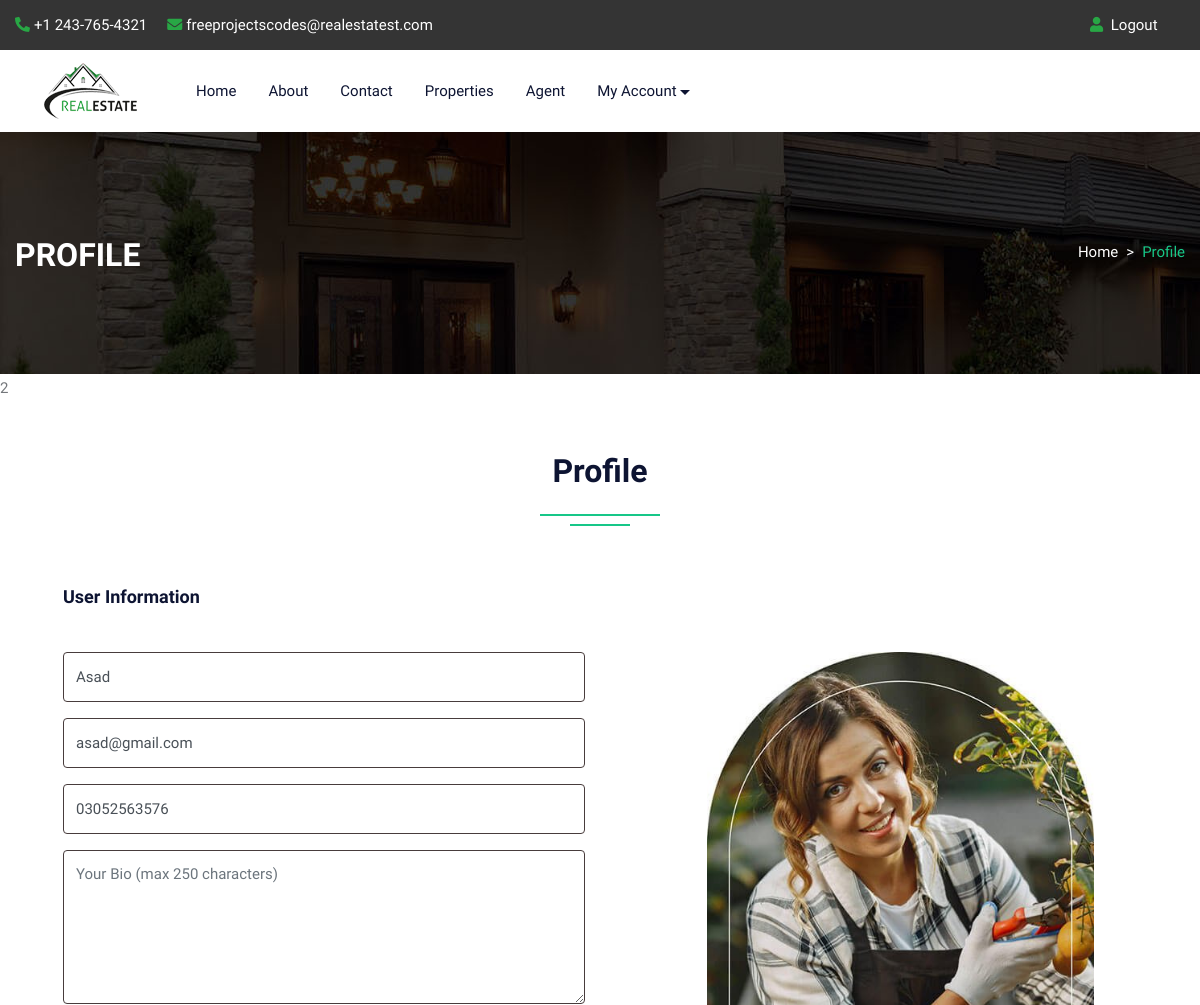
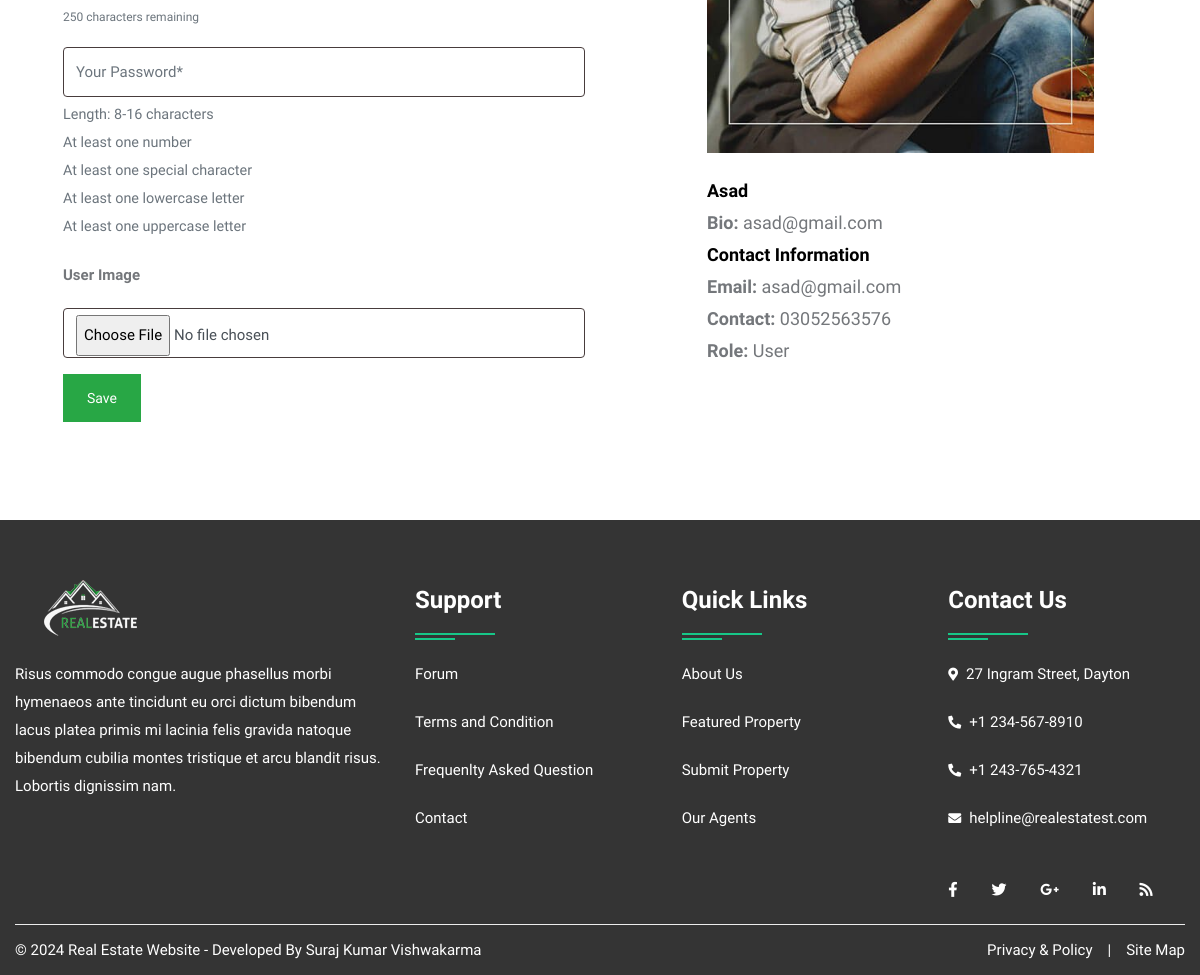
The page /profile.php (signed in) on the database its author committed (2 pictures, top to bottom).
### tables this page shows
CREATE TABLE `user` (
  `uid` int(50) NOT NULL,
  `uname` varchar(100) NOT NULL,
  `uemail` varchar(100) NOT NULL,
  `uphone` varchar(20) NOT NULL,
  `upass` varchar(200) NOT NULL,
  `utype` varchar(50) NOT NULL,
  `uimage` varchar(300) NOT NULL
);

### profile.php (the view, shortened to what this page needs)
<!DOCTYPE html>
<html lang="en">
<head>
<link rel="stylesheet" type="text/css" href="css/bootstrap.min.css">
<link rel="stylesheet" type="text/css" href="css/bootstrap-slider.css">
<link rel="stylesheet" type="text/css" href="css/jquery-ui.css">
<link rel="stylesheet" type="text/css" href="css/layerslider.css">
<link rel="stylesheet" type="text/css" href="css/color.css">
<link rel="stylesheet" type="text/css" href="css/owl.carousel.min.css">
<link rel="stylesheet" type="text/css" href="css/font-awesome.min.css">
<link rel="stylesheet" type="text/css" href="fonts/flaticon/flaticon.css">
<link rel="stylesheet" type="text/css" href="css/style.css">
<link rel="stylesheet" type="text/css" href="css/login.css">
</head>
<body>
<div id="page-wrapper">
    <div class="row">
		<?php include("include/header.php");?>
        <div class="banner-full-row page-banner" style="background-image:url('images/breadcromb.jpg');">
            <div class="container">
                <div class="row">
                    <div class="col-md-6">
                        <h2 class="page-name float-left text-white text-uppercase mt-1 mb-0"><b>Profile</b></h2>
                    </div>
                    <div class="col-md-6">
                        <nav aria-label="breadcrumb" class="float-left float-md-right">
                            <ol class="breadcrumb bg-transparent m-0 p-0">
                                <li class="breadcrumb-item text-white"><a href="#">Home</a></li>
                                <li class="breadcrumb-item active">Profile</li>
                            </ol>
                        </nav>
                    </div>
                </div>
            </div>
        </div>
            <?php
            $uid = $_SESSION['uid'];
            echo"$uid";
            ?>
        <div class="full-row">
            <div class="container">
                    <div class="row">
						<div class="col-lg-12">
							<h2 class="text-secondary double-down-line text-center">Profile</h2>
                        </div>
					</div>
                <div class="dashboard-personal-info p-5 bg-white">
                    <form action="#" method="post">
                        <h5 class="text-secondary border-bottom-on-white pb-3 mb-4">User Information</h5>
                        <?php
									$uid = $_SESSION['uid'];
                                    try {
                                        $sql = "SELECT * FROM `user` WHERE uid = :uid";
                                        $stmt = $pdo->prepare($sql);
                                        $stmt->bindParam(':uid', $uid, PDO::PARAM_INT);
                                        $stmt->execute();
                                        $results = $stmt->fetchAll(PDO::FETCH_ASSOC);
                                        foreach ($results as $row) {
								?>
                        <div class="row">
                            <div class="col-lg-6 col-md-12">
                                <div class="form-group">
                                    <input type="text"  name="name" value="<?php echo $row['uname'];?>" class="form-control" placeholder="Your Name*">
                                </div>
                                <div class="form-group">
                                    <input type="email"  name="email" value="<?php echo $row['uemail'];?>" class="form-control" placeholder="Your Email*">
								</div>
                                <div class="form-group">
                                    <input type="text"  name="phone" value="<?php echo $row['uphone'];?>" class="form-control" placeholder="Your Phone*" minlength="11" maxlength="11">
								</div>
                                <div class="form-group">
                                    <textarea id="bio" name="bio" class="form-control" placeholder="Your Bio (max 250 characters)" maxlength="250" rows="4"></textarea>
                                    <small id="charCount" class="form-text text-muted">250 characters remaining</small>
                                </div>
                                <div class="form-group">
                                    <input type="password" name="pass" id="password"  class="form-control" placeholder="Your Password*">
                                    <small id="passwordHelp" class="form-text text-muted password-validity">
                                        <ul>
                                            <li id="length" class="invalid">Length: 8-16 characters</li>
                                            <li id="number" class="invalid">At least one number</li>
                                            <li id="special" class="invalid">At least one special character</li>
                                            <li id="lower" class="invalid">At least one lowercase letter</li>
                                            <li id="upper" class="invalid">At least one uppercase letter</li>
                                        </ul>
                                    </small>
                                </div>
                                <div class="form-group">
                                    <label class="col-form-label"><b>User Image</b></label>
                                    <input class="form-control" name="uimage" type="file">
                                </div>
                                <button class="btn btn-success" name="update" value="update" type="submit">Save</button>
                            </div>
							</form>
                            <div class="col-lg-1"></div>
                            <div class="col-lg-5 col-md-12">
                                <div class="user-info mt-md-50"> <img src="admin/user/<?php echo $row['uimage'];?>" alt="userimage">
                                    <div class="font-18">
                                        <div class="mb-1 text-capitalize"><b style="color:black;"> <?php echo $row['uname'];?></b></div>
                                        <div class="mb-1 mt-1"><b>Bio:</b> <?php echo $row['uemail'];?></div>
                                        <div class="mb-1 mt-1"><b style="color:black;">Contact Information</b> </div>
                                        <div class="mb-1"><b>Email:</b> <?php echo $row['uemail'];?></div>
                                        <div class="mb-1"><b>Contact:</b> <?php echo $row['uphone'];?></div>
										<div class="mb-1 text-capitalize"><b>Role:</b> <?php echo $row['utype'];?></div>
                                    </div>
                                </div>
                            </div>
                        </div>
                        <?php }
                                            } catch (PDOException $e) {
                                            echo "Error: " . $e->getMessage();
                                            } ?>
                </div>
            </div>
        </div>
		<?php include("include/footer.php");?>
    </div>
</body>
</html>

### css/color.css (style rules this page uses)
:root { --theme-ordinary-color: #74777b; }
:root { --theme-primary-color: #17c788; }
:root { --theme-secondary-color: #0d1432; }
:root { --theme-white-color: #fff; }
:root { --theme-light-color: #f8f8f8; }
:root { --theme-gray-color: #f5f5f5; }
:root { --theme-footer-color: #091b4b; }
:root { --theme-dark-color: #091b4b; }
:root { --text-light-color: #a3a7af; }
:root { --theme-primary-opacity-color: rgba(11, 191, 141, .8); }
:root { --theme-secondary-opacity-color: rgba(13,20,50,0.7); }
:root { --theme-white-opacity-color: rgba(255, 255, 255, 0.3); }
:root { --theme-dark-opacity-color: rgba(0, 0, 0, 0.5); }
:root { --theme-ordinary-font: 'Muli', sans-serif; }
:root { --theme-highlight-font: 'Comfortaa', cursive; }

### profile.php (style rules this page uses)
.password-validity { font-size: 0.9rem; color: #dc3545; }

### rows shown on the page
user: name "Asad", email "asad@gmail.com", phone "03052563576", uimage (picture), uname "Asad", uemail "asad@gmail.com", uphone "03052563576", utype "User"

### other values the page prints
$uid "2"
